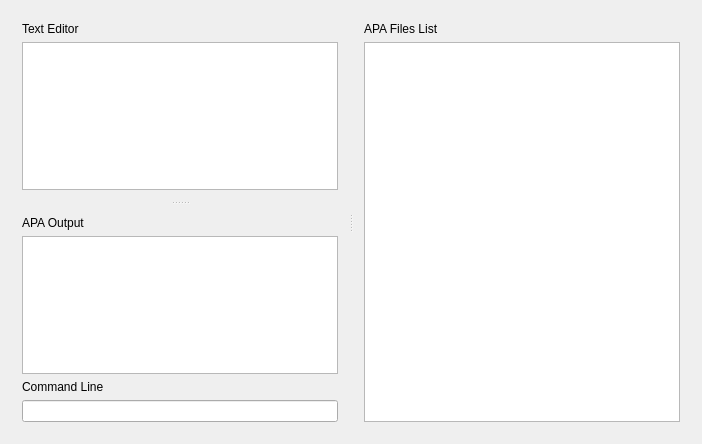
<?xml version="1.0" encoding="UTF-8"?>
<ui version="4.0">
 <class>ComplierMainWidget</class>
 <widget class="QWidget" name="ComplierMainWidget">
  <property name="geometry">
   <rect>
    <x>0</x>
    <y>0</y>
    <width>702</width>
    <height>444</height>
   </rect>
  </property>
  <property name="windowTitle">
   <string>ComplierMainWidget</string>
  </property>
  <layout class="QGridLayout" name="gridLayout">
   <item row="0" column="0">
    <widget class="QSplitter" name="splitter_2">
     <property name="orientation">
      <enum>Qt::Horizontal</enum>
     </property>
     <widget class="QSplitter" name="splitter">
      <property name="orientation">
       <enum>Qt::Vertical</enum>
      </property>
      <widget class="QWidget" name="">
       <layout class="QVBoxLayout" name="verticalLayout_3">
        <item>
         <widget class="QLabel" name="LabelTextEditor">
          <property name="text">
           <string>Text Editor</string>
          </property>
         </widget>
        </item>
        <item>
         <widget class="QPlainTextEdit" name="plainTextEdit"/>
        </item>
       </layout>
      </widget>
      <widget class="QWidget" name="">
       <layout class="QVBoxLayout" name="verticalLayout_4">
        <item>
         <layout class="QVBoxLayout" name="verticalLayout_2">
          <item>
           <widget class="QLabel" name="LabelAPAOutPut">
            <property name="text">
             <string>APA Output</string>
            </property>
           </widget>
          </item>
          <item>
           <widget class="QTextBrowser" name="APAOutPut"/>
          </item>
         </layout>
        </item>
        <item>
         <layout class="QVBoxLayout" name="verticalLayout">
          <item>
           <widget class="QLabel" name="LabelCommandLine">
            <property name="text">
             <string>Command Line</string>
            </property>
           </widget>
          </item>
          <item>
           <widget class="QLineEdit" name="CommandLine"/>
          </item>
         </layout>
        </item>
       </layout>
      </widget>
     </widget>
     <widget class="QWidget" name="">
      <layout class="QVBoxLayout" name="verticalLayout_5">
       <item>
        <widget class="QLabel" name="label">
         <property name="text">
          <string>APA Files List</string>
         </property>
        </widget>
       </item>
       <item>
        <widget class="QListView" name="FilesList"/>
       </item>
      </layout>
     </widget>
    </widget>
   </item>
  </layout>
 </widget>
 <layoutdefault spacing="6" margin="11"/>
 <resources/>
 <connections/>
</ui>
